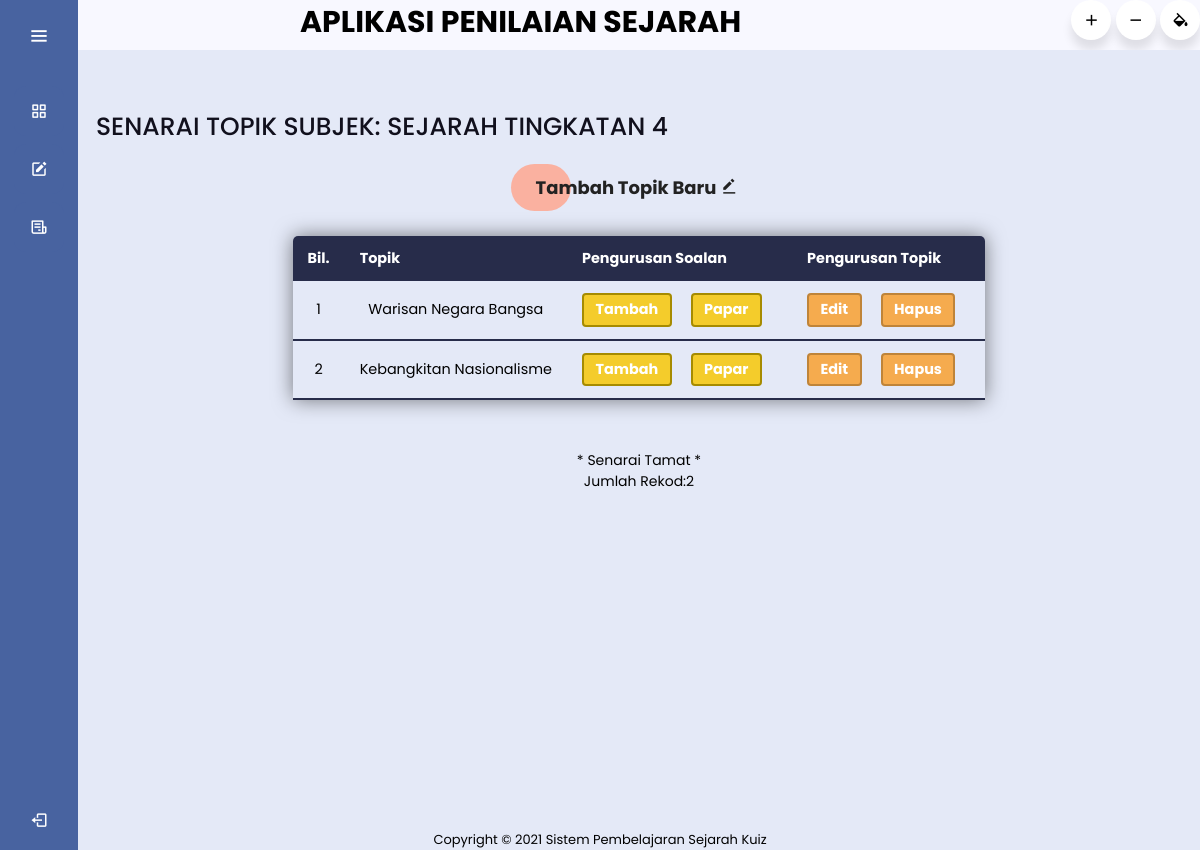
/papar_topik.php (signed in), run on the app's committed database.
### tables this page shows
CREATE TABLE `topik` (
  `IDTopik` int(11) NOT NULL,
  `TopikKuiz` varchar(30) NOT NULL,
  `IDPengguna` varchar(12) NOT NULL
);

### sambung.php (called while the page is built, shortened)
<?php
$subjek="SEJARAH TINGKATAN 4";
?>

### papar_topik.php (the view, shortened to what this page needs)
<?php
require 'sambung.php';
include 'header2.php';
?>
<html>
    <head>
    <link rel="stylesheet" href="papar_topik.css">
    <link rel="stylesheet" href="https://cdnjs.cloudflare.com/ajax/libs/font-awesome/4.7.0/css/font-awesome.min.css">
    <?php include "menu.php";?>
    </head>
    <body>
    <section class="home-section">
      <div class="text">SENARAI TOPIK SUBJEK: <?php echo $subjek;?></div>
<main>
<center>
<tr><td colspan="4" valign="middle" align="right"><b>
<a href="tambah_topik.php" class="add_btn">Tambah Topik Baru <i class='bx bxs-edit-alt'></i></a></b></td>
</tr>
<table class="content-table">
<thead>
<tr>
<th>Bil.</th>
<th>Topik</th>
<th>Pengurusan Soalan</th>
<th>Pengurusan Topik</th>
</tr>
</thead>
<?php
    $no=1;
    $data1=mysqli_query($hubung,"SELECT * FROM topik");
    while ($info1=mysqli_fetch_array($data1))
            {
            ?>
<tbody>
<tr>
<td><?php echo $no; ?></td>
<td><?php echo $info1['TopikKuiz']; ?></td>
<div class="topic">
<td>
     <a href="tambah_soalan.php?idtopik=<?php echo $info1['IDTopik'];?>"><button class="topic_button">Tambah</button></a>
     <a href="papar_soalan.php?idtopik=<?php echo $info1['IDTopik'];?>"><button class="topic_button">Papar</button></a>
</td>
<td>
     <a href="edit_topik.php?idtopik=<?php echo $info1['IDTopik'];?>"><button class="topic_button2">Edit</button></a>
     <a href="hapus_topik.php?idtopik=<?php echo $info1['IDTopik'];?>"><button class="topic_button2">Hapus</button></a>
</td>
</div>
</tr>
</tbody>
  <?php $no++; } ?>
</table>
            </center>
        </main>
        <br><center><font style='font-size:14px'>
* Senarai Tamat *<br />Jumlah Rekod:<?php echo $no-1; ?>
</font></center>
        <?php include 'footer.php';?>
            </section>
    </body>
</html>

### header2.css (style rules this page uses)
body { margin:0px; padding: 0px; background-color:#F8F8FF; overflow: hidden; }

### papar_topik.css (style rules this page uses)
body { margin:0px; padding: 0px; background-color:#F8F8FF; overflow: hidden; }
.home-section { position: relative; background: #E4E9F7; min-height: 100vh; top: 0; left: 78px; width: calc(100% - 78px); transition: all 0.5s ease; z-index: 2; }
.home-section .text { display: inline-block; color: #11101d; font-size: 25px; font-weight: 500; margin: 18px; }

### menu.css (style rules this page uses)
* { margin: 0; padding: 0; box-sizing: border-box; font-family: "Poppins" , sans-serif; }

### papar_topik.php (style rules this page uses)
.content-table { border-collapse: collapse; margin: 25px 0; text-align: center; font-size: 0.9em; min-width: 400px; border-radius: 5px 5px 0 0; overflow: hidden; box-shadow: 0 0 20px rgba(0, 0, 0, 0.5); }
.content-table thead tr { background-color: #272c4a; color: #ffffff; text-align: left; font-weight: bold; }
.content-table th, .content-table td { padding: 12px 15px; }
.content-table tbody tr { border-bottom: 1px solid #dddddd; }
.content-table tbody tr:last-of-type { border-bottom: 2px solid #272c4a; }
.add_btn { display: inline-block; padding: 10px 25px; text-decoration: none; color: #222; font-size: 18px; position: relative; z-index: 9; }
.add_btn:before { content: ""; position: absolute; top: 0; left: 0; height: 100%; width: 60px; background-color: #fab1a0; border-radius: 50px; z-index: -1; transition: .3s linear; }
.topic { display: inline-flex; align-items: center; font-size: 15px; }
.topic_button { -webkit-appearance: none; background: #F4CC2B; border: 2px solid #a68b00; border-radius: 4px; outline: none; padding: 0.3em 0.8em; margin-right: 15px; color: #ffffff; font-size: 1em; font-weight: bold; cursor: pointer; }
.topic_button2 { -webkit-appearance: none; background: #F5AB4E; border: 2px solid #BF8439 ; border-radius: 4px; outline: none; padding: 0.3em 0.8em; margin-right: 15px; color: #ffffff; font-size: 1em; font-weight: bold; cursor: pointer; }

### data on the page
topik: TopikKuiz "Warisan Negara Bangsa"
topik: TopikKuiz "Kebangkitan Nasionalisme"

### other printed values
$subjek "SEJARAH TINGKATAN 4"
$no-1 "2"
$footer "Sistem Pembelajaran Sejarah Kuiz"
